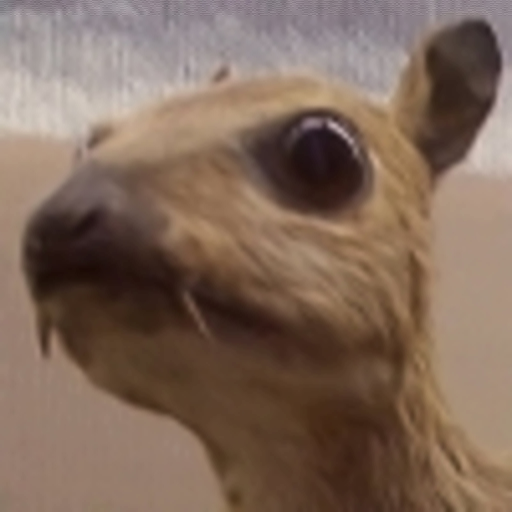
#> input picture Scripts/Output/Sessions/session_20250816_135217/images/test_image_stego_20250816_135217.png, 512 x 512 px
$ python -i precision_fixed_dwt_lsb_steganography.py   (imports and definitions only)
#> lines starting #> are read from the running program, lines starting #| are printed output that depends on the picture
import numpy as np
import cv2
import pywt
from cryptography.hazmat.primitives.asymmetric import rsa, padding
from cryptography.hazmat.primitives import serialization, hashes
from cryptography.hazmat.backends import default_backend
import logging
import datetime
import os
import sys


# [80 lines left out: functions setup_structured_directories, setup_logging, not called in this run]

class PrecisionFixedDWTLSBSteganography:
    def __init__(self, logger=None, base_dirs=None, session_id=None, timestamp=None):
        self.logger = logger or logging.getLogger('steganography')
        self.base_dirs = base_dirs or {}
        self.session_id = session_id or "default"
        self.timestamp = timestamp or datetime.datetime.now().strftime("%Y%m%d_%H%M%S")
        self.public_key = None
        self.private_key = None
        self.key_size = 2048
        self.ciphertext_length = self.key_size // 8  # 256 bytes
        self.session_metadata = {}

        self.logger.info("Initializing PrecisionFixedDWTLSBSteganography system")
        self.generate_rsa_keys()


    def generate_rsa_keys(self):
        """Generate RSA public and private key pair"""
        self.logger.info(f"Starting RSA-{self.key_size} key generation...")
        start_time = datetime.datetime.now()

        self.private_key = rsa.generate_private_key(
            public_exponent=65537,
            key_size=self.key_size,
            backend=default_backend()
        )
        self.public_key = self.private_key.public_key()

        end_time = datetime.datetime.now()
        generation_time = (end_time - start_time).total_seconds()

        self.logger.info(f"RSA-{self.key_size} Keys generated successfully")
        self.logger.debug(f"Key generation time: {generation_time:.3f} seconds")
        self.logger.debug(f"Public exponent: 65537")
        self.logger.debug(f"Key size: {self.key_size} bits")
        print(f"RSA-{self.key_size} Keys generated successfully")


    # [34 lines left out: function rsa_encrypt, not called in this run]


    def rsa_decrypt(self, encrypted_message):
        """Decrypt message using RSA private key"""
        try:
            if len(encrypted_message) != self.ciphertext_length:
                print(f"Error: Wrong ciphertext length: {len(encrypted_message)} != {self.ciphertext_length}")
                return None


            decrypted_message = self.private_key.decrypt(
                encrypted_message,
                padding.OAEP(
                    mgf=padding.MGF1(algorithm=hashes.SHA256()),
                    algorithm=hashes.SHA256(),
                    label=None
                )
            )
            print(f"* RSA decryption successful")
            return decrypted_message.decode('utf-8')
        except Exception as e:
            print(f"RSA Decryption Error: {e}")
            return None


    def rgb_to_ycbcr(self, image):
        """Convert RGB image to YCbCr color space"""
        if len(image.shape) == 3:
            image_rgb = cv2.cvtColor(image, cv2.COLOR_BGR2RGB)
        else:
            image_rgb = image
        ycbcr = cv2.cvtColor(image_rgb, cv2.COLOR_RGB2YCrCb)
        return ycbcr


    # [4 lines left out: function ycbcr_to_rgb, not called in this run]


    def apply_dwt(self, channel):
        """Apply 2D Discrete Wavelet Transform"""
        # Ensure channel is float32 for DWT
        if channel.dtype != np.float32:
            channel = channel.astype(np.float32)
        coeffs = pywt.dwt2(channel, 'haar')
        return coeffs


    # [71 lines left out: functions inverse_dwt, message_to_binary, embed_lsb_in_dwt_precise, not called in this run]


    def extract_lsb_from_dwt_precise(self, coeffs):
        """
        Extract LSB from DWT coefficients following exact pseudocode:
        Only use LH and HH subbands as specified in pseudocode
        """
        cA, (cH, cV, cD) = coeffs

        # Following pseudocode: only use LH and HH subbands
        # LH = cH (horizontal details), HH = cD (diagonal details)
        target_coeffs = np.concatenate([cH.flatten(), cD.flatten()])

        # Use robust extraction matching the embedding approach

        required_bits = self.ciphertext_length * 8  # 2048 bits

        binary_message = ""
        for i in range(min(required_bits, len(target_coeffs))):
            coeff = target_coeffs[i]

            # Extract bit based on robust embedding pattern
            # If absolute value is >= 8, it's a "1" bit
            if abs(coeff) >= 8.0:
                binary_message += "1"
            else:
                binary_message += "0"

        print(f"  Extracted {len(binary_message)} bits from LH+HH subbands")
        return binary_message


    # [64 lines left out: function embed_message, not called in this run]


    def extract_message(self, stego_image):
        """Main extraction function"""
        print("Starting extraction process...")


        # Step 1: Convert to YCbCr and extract Y channel (following pseudocode)
        print("1. Converting RGB to YCbCr...")
        ycbcr_image = self.rgb_to_ycbcr(stego_image)
        Y, Cb, Cr = cv2.split(ycbcr_image)


        # Step 2: Apply DWT to Y channel (following exact pseudocode)
        print("2. Applying DWT to Y channel...")
        y_coeffs = self.apply_dwt(Y)


        # Step 3: Extract from LH and HH subbands only
        print("3. Extracting message from LH and HH subbands...")
        binary_message = self.extract_lsb_from_dwt_precise(y_coeffs)


        if binary_message is None:
            return None


        # Step 4: Convert binary to encrypted message
        print("4. Converting binary to encrypted message...")
        try:
            encrypted_message = bytes([int(binary_message[i:i+8], 2)
                                      for i in range(0, len(binary_message), 8)])
            print(f"   * Reconstructed encrypted message: {len(encrypted_message)} bytes")
        except Exception as e:
            print(f"   Error converting binary to encrypted message: {e}")
            return None


        # Step 5: RSA Decrypt
        print("5. RSA Decrypting message...")
        decrypted_message = self.rsa_decrypt(encrypted_message)


        print("* Extraction completed!")
        return decrypted_message


    # [449 lines left out: functions save_keys, save_keys_structured, save_stego_image_structured, save_session_metadata, load_keys, test_precision_fixed_structured and 3 more, not called in this run]


# [32 lines not run here, left out]

>>> import cv2
>>> picture = cv2.imread('Output/Sessions/session_20250816_135217/images/test_image_stego_20250816_135217.png')
#> picture is the input picture: shape (512, 512, 3); mean B, G, R 90.2, 105.1, 128.3
>>> result = PrecisionFixedDWTLSBSteganography().extract_message(picture)
#> (the call stopped at in generate_rsa_keys, `self.private_key = rsa.generate_private_key( public_exponent=65537, ke..`: cryptography is not available in this run)
#> in rgb_to_ycbcr, `ycbcr = cv2.cvtColor(image_rgb, cv2.COLOR_RGB2YCrCb)`: ycbcr: shape (512, 512, 3); mean of channels 0, 1, 2 110.3, 140.8, 116.6
#> in extract_message, `Y, Cb, Cr = cv2.split(ycbcr_image)`:
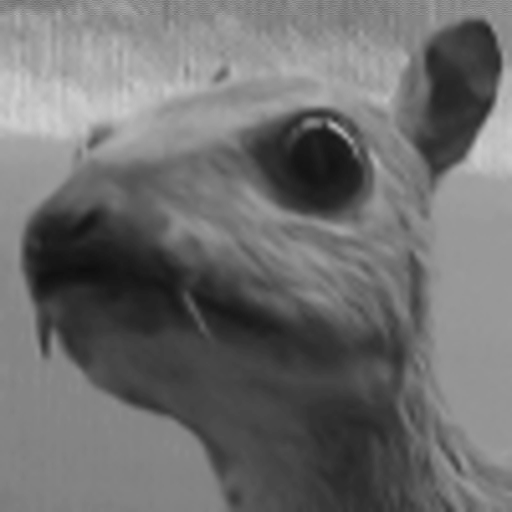
#> Y: shape (512, 512); min 14, max 207, mean 110.3
#> in extract_message, `Y, Cb, Cr = cv2.split(ycbcr_image)`:
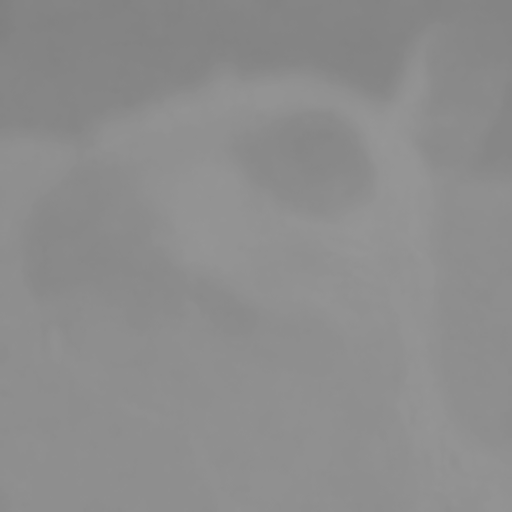
#> Cb: shape (512, 512); min 128, max 151, mean 140.8
#> in extract_message, `Y, Cb, Cr = cv2.split(ycbcr_image)`:
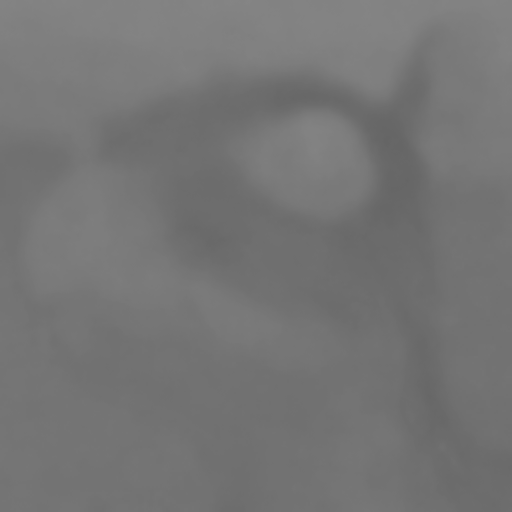
#> Cr: shape (512, 512); min 101, max 133, mean 116.6
#> in extract_lsb_from_dwt_precise, `cA, (cH, cV, cD) = coeffs`:
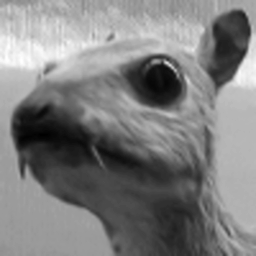
#> cA: shape (256, 256) float32; min 29, max 414, mean 220.6; drawn with min black and max white
#> in extract_lsb_from_dwt_precise, `cA, (cH, cV, cD) = coeffs`:
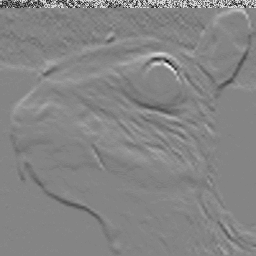
#> cH: shape (256, 256) float32; min -26, max 24, mean 0.1; drawn with min black and max white
#> in extract_lsb_from_dwt_precise, `cA, (cH, cV, cD) = coeffs`:
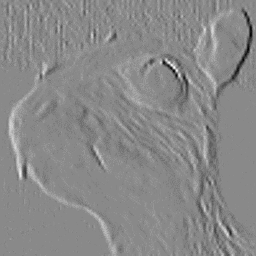
#> cV: shape (256, 256) float32; min -21, max 18, mean -0.0171; drawn with min black and max white
#> in extract_lsb_from_dwt_precise, `cA, (cH, cV, cD) = coeffs`:
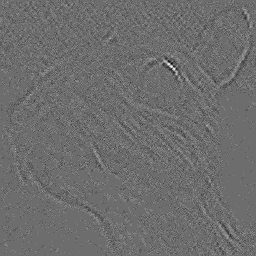
#> cD: shape (256, 256) float32; min -3, max 4, mean 0.00429; drawn with min black and max white
#> the loop in extract_lsb_from_dwt_precise, `for i in range(min(required_bits, len(target_coeffs))):` made 2048 passes
#> (coeff, binary_message) on passes 1 to 12: (16, '1'), (16, '11'), (0, '110'), (0.5, '1100'), (0.5, '11000'), (0.5, '110000'), (0.5, '1100000'), (0.5, '11000000'), (-16, '110000001'), (-16, '1100000011'), (-16, '11000000111'), (0.5, '110000001110')
#> coeff on passes 41 to 46: 16, 16, 0, 16, 0, 16
#|   Extracted 2048 bits from LH+HH subbands
#|    * Reconstructed encrypted message: 256 bytes
